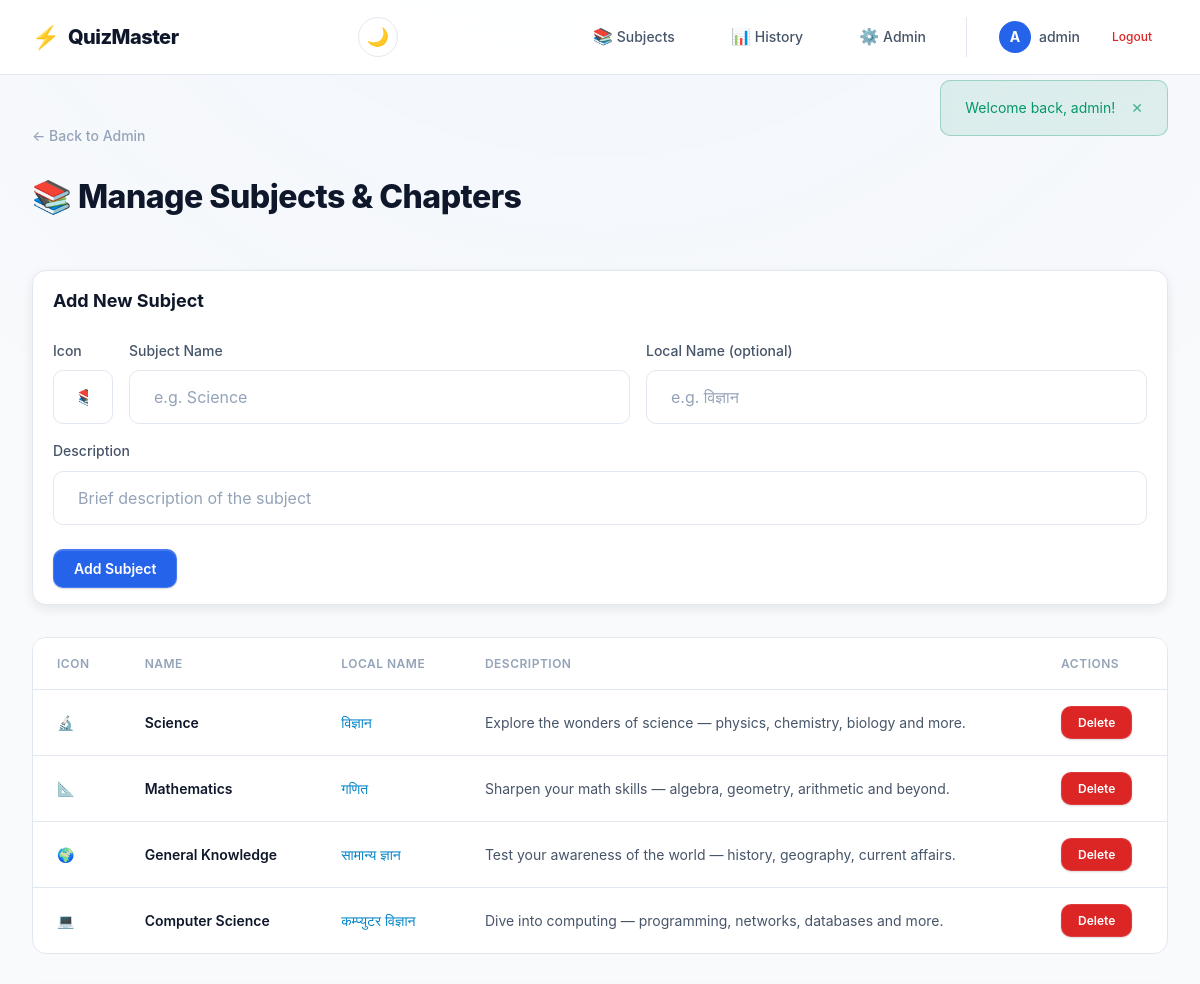
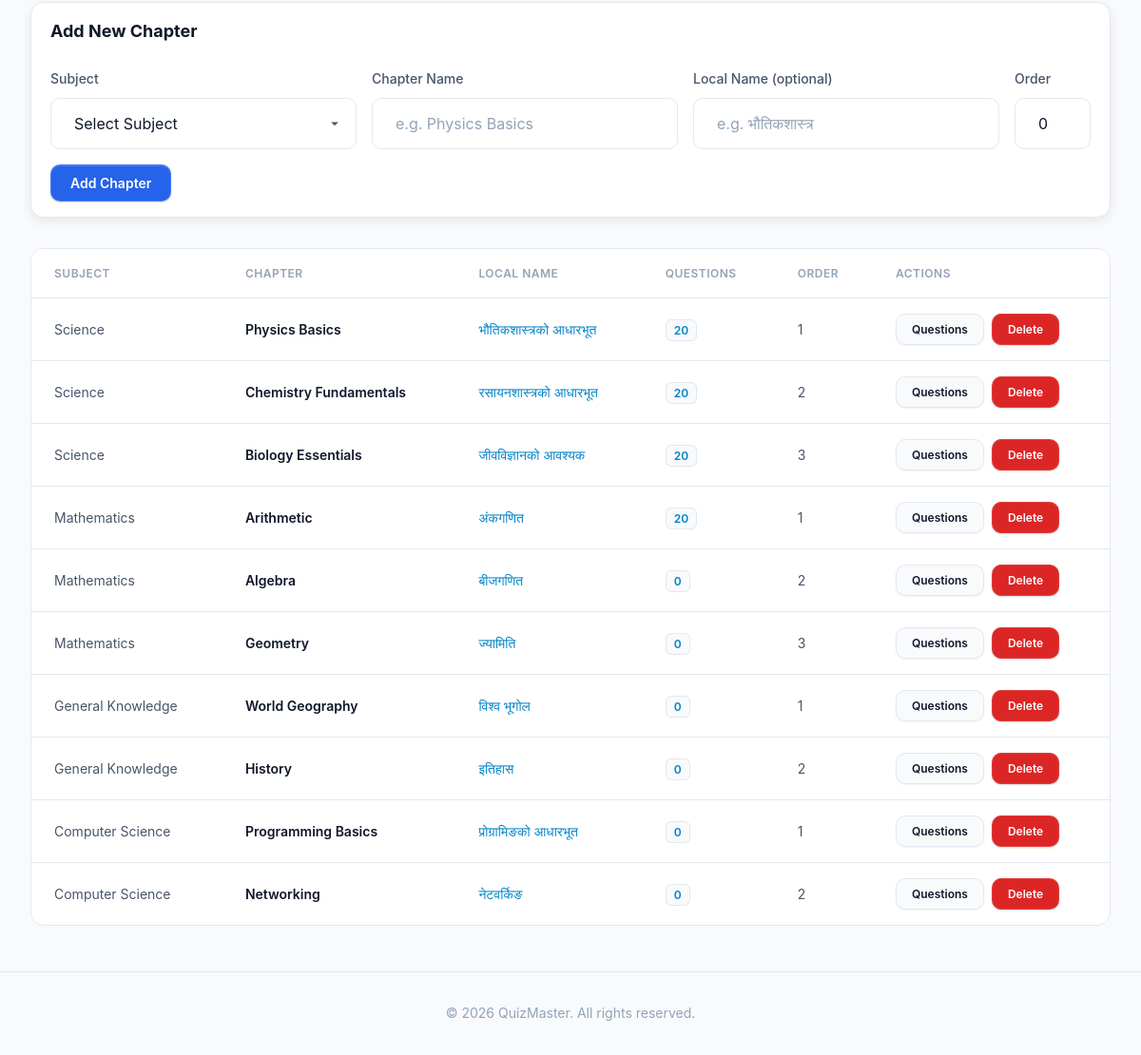
/admin/manage_subjects.php (signed in), run on the app's committed database (2 pictures, top to bottom).
### tables this page shows
CREATE TABLE IF NOT EXISTS subjects (
    id INT AUTO_INCREMENT PRIMARY KEY,
    name VARCHAR(100) NOT NULL,
    name_local VARCHAR(200) DEFAULT NULL,
    description TEXT,
    icon VARCHAR(10) DEFAULT '📚',
    created_at DATETIME DEFAULT CURRENT_TIMESTAMP
);

CREATE TABLE IF NOT EXISTS chapters (
    id INT AUTO_INCREMENT PRIMARY KEY,
    subject_id INT NOT NULL,
    name VARCHAR(200) NOT NULL,
    name_local VARCHAR(300) DEFAULT NULL,
    sort_order INT DEFAULT 0,
    created_at DATETIME DEFAULT CURRENT_TIMESTAMP,
    FOREIGN KEY (subject_id) REFERENCES subjects(id) ON DELETE CASCADE
);

### includes/functions.php (called while the page is built, shortened)
<?php
function e(string $value): string {
    return htmlspecialchars($value, ENT_QUOTES, 'UTF-8');
}
function get_flash(): array {
    $messages = $_SESSION['flash'] ?? [];
    return $messages;
}
function is_logged_in(): bool {
    return isset($_SESSION['user_id']);
}
function is_admin(): bool {
    return isset($_SESSION['user_role']) && $_SESSION['user_role'] === 'admin';
}
function current_user(): ?array {
    return [
        'id'       => $_SESSION['user_id'],
        'username' => $_SESSION['username'],
        'role'     => $_SESSION['user_role']
    ];
}

### admin/manage_subjects.php (the view, shortened to what this page needs)
<?php
require_once __DIR__ . '/../includes/functions.php';
$db = getDB();
$subjects = $db->query("SELECT * FROM subjects ORDER BY id ASC")->fetchAll();
$chapters = $db->query("
    SELECT c.*, s.name AS subject_name, COUNT(q.id) AS question_count
    FROM chapters c
    JOIN subjects s ON s.id = c.subject_id
    LEFT JOIN questions q ON q.chapter_id = c.id
    GROUP BY c.id
    ORDER BY c.subject_id, c.sort_order ASC
")->fetchAll();
require_once __DIR__ . '/../includes/header.php';
?>
<a href="<?= BASE_URL ?>/admin/index.php" class="back-link">← Back to Admin</a>
<div class="page-header">
    <h1 class="page-title">📚 Manage Subjects & Chapters</h1>
</div>
<div class="question-card mb-xl">
    <h2 style="font-size: var(--font-size-lg); font-weight: 700; margin-bottom: var(--space-lg);">Add New Subject</h2>
    <form method="POST" action="">
        <div style="display: grid; grid-template-columns: 60px 1fr 1fr; gap: var(--space-md); margin-bottom: var(--space-md);">
            <div class="form-group" style="margin-bottom:0;">
                <label class="form-label">Icon</label>
                <input type="text" name="icon" class="form-input" value="📚" maxlength="10">
            </div>
            <div class="form-group" style="margin-bottom:0;">
                <label class="form-label">Subject Name</label>
                <input type="text" name="name" class="form-input" placeholder="e.g. Science" required>
            </div>
            <div class="form-group" style="margin-bottom:0;">
                <label class="form-label">Local Name (optional)</label>
                <input type="text" name="name_local" class="form-input" placeholder="e.g. विज्ञान">
            </div>
        </div>
        <div class="form-group">
            <label class="form-label">Description</label>
            <input type="text" name="description" class="form-input" placeholder="Brief description of the subject">
        </div>
        <button type="submit" class="btn btn-primary">Add Subject</button>
    </form>
</div>
<div class="table-container mb-xl">
    <table class="data-table">
        <thead>
            <tr>
                <th>Icon</th>
                <th>Name</th>
                <th>Local Name</th>
                <th>Description</th>
                <th>Actions</th>
            </tr>
        </thead>
        <tbody>
            <?php foreach ($subjects as $subject): ?>
            <tr>
                <td><?= $subject['icon'] ?></td>
                <td style="color: var(--text-primary); font-weight: 600;"><?= e($subject['name']) ?></td>
                <td style="color: var(--accent-secondary);"><?= e($subject['name_local'] ?? '—') ?></td>
                <td><?= e($subject['description'] ?? '—') ?></td>
                <td>
                    <form method="POST" style="display:inline;" onsubmit="return confirm('Delete this subject and all its chapters/questions?');">
                        <button type="submit" class="btn btn-danger btn-sm">Delete</button>
                    </form>
                </td>
            </tr>
            <?php endforeach; ?>
        </tbody>
    </table>
</div>
<div class="question-card mb-xl">
    <h2 style="font-size: var(--font-size-lg); font-weight: 700; margin-bottom: var(--space-lg);">Add New Chapter</h2>
    <form method="POST" action="">
        <div style="display: grid; grid-template-columns: 1fr 1fr 1fr 80px; gap: var(--space-md); margin-bottom: var(--space-md);">
            <div class="form-group" style="margin-bottom:0;">
                <label class="form-label">Subject</label>
                <select name="subject_id" class="form-select" required>
                    <option value="">Select Subject</option>
                </select>
            </div>
            <div class="form-group" style="margin-bottom:0;">
                <label class="form-label">Chapter Name</label>
                <input type="text" name="name" class="form-input" placeholder="e.g. Physics Basics" required>
            </div>
            <div class="form-group" style="margin-bottom:0;">
                <label class="form-label">Local Name (optional)</label>
                <input type="text" name="name_local" class="form-input" placeholder="e.g. भौतिकशास्त्र">
            </div>
            <div class="form-group" style="margin-bottom:0;">
                <label class="form-label">Order</label>
                <input type="number" name="sort_order" class="form-input" value="0" min="0">
            </div>
        </div>
        <button type="submit" class="btn btn-primary">Add Chapter</button>
    </form>
</div>
<div class="table-container">
    <table class="data-table">
        <thead>
            <tr>
                <th>Subject</th>
                <th>Chapter</th>
                <th>Local Name</th>
                <th>Questions</th>
                <th>Order</th>
                <th>Actions</th>
            </tr>
        </thead>
        <tbody>
            <?php foreach ($chapters as $ch): ?>
            <tr>
                <td><?= e($ch['subject_name']) ?></td>
                <td style="color: var(--text-primary); font-weight: 600;"><?= e($ch['name']) ?></td>
                <td style="color: var(--accent-secondary);"><?= e($ch['name_local'] ?? '—') ?></td>
                <td><span class="card-badge"><?= $ch['question_count'] ?></span></td>
                <td><?= $ch['sort_order'] ?></td>
                <td>
                    <div class="table-actions">
                        <a href="<?= BASE_URL ?>/admin/manage_questions.php?chapter_id=<?= $ch['id'] ?>" class="btn btn-secondary btn-sm">Questions</a>
                        <form method="POST" style="display:inline;" onsubmit="return confirm('Delete this chapter and all its questions?');">
                            <button type="submit" class="btn btn-danger btn-sm">Delete</button>
                        </form>
                    </div>
                </td>
            </tr>
            <?php endforeach; ?>
        </tbody>
    </table>
</div>
<?php require_once __DIR__ . '/../includes/footer.php'; ?>

### includes/header.php (shortened to what this page needs)
<?php
require_once __DIR__ . '/functions.php';
$user = current_user();
?>
<!DOCTYPE html>
<html lang="en">
<head>
    <link rel="stylesheet" href="<?= BASE_URL ?>/assets/css/style.css?v=<?= file_exists(__DIR__ . '/../assets/css/style.css') ? filemtime(__DIR__ . '/../assets/css/style.css') : '1.1' ?>">
</head>
<body class="<?= e($body_class ?? '') ?>">
    <nav class="navbar" id="main-navbar">
        <div class="nav-container">
            <a href="<?= BASE_URL ?>/dashboard.php" class="nav-brand">
                <span class="brand-icon">⚡</span>
                <span class="brand-text"><?= APP_NAME ?></span>
            </a>
            <button class="theme-toggle" id="theme-toggle" aria-label="Toggle theme" title="Toggle dark/light theme">
                <span class="icon-moon">🌙</span>
            </button>
            <?php if ($user): ?>
            <div class="nav-menu" id="nav-menu">
                <a href="<?= BASE_URL ?>/dashboard.php" class="nav-link">
                    <span class="nav-icon">📚</span> Subjects
                </a>
                <a href="<?= BASE_URL ?>/history.php" class="nav-link">
                    <span class="nav-icon">📊</span> History
                </a>
                <?php if (is_admin()): ?>
                <a href="<?= BASE_URL ?>/admin/index.php" class="nav-link">
                    <span class="nav-icon">⚙️</span> Admin
                </a>
                <?php endif; ?>
                <div class="nav-user">
                    <a href="<?= BASE_URL ?>/profile.php" class="nav-profile-link" title="My Account & Change Password">
                        <span class="nav-avatar"><?= strtoupper(substr($user['username'], 0, 1)) ?></span>
                        <span class="nav-username"><?= e($user['username']) ?></span>
                    </a>
                    <a href="<?= BASE_URL ?>/auth/logout.php" class="nav-link nav-logout">Logout</a>
                </div>
            </div>
            <?php endif; ?>
        </div>
    </nav>
    <?php $flashes = get_flash(); ?>
    <?php if (!empty($flashes)): ?>
    <div class="flash-container" id="flash-container">
        <?php foreach ($flashes as $flash): ?>
        <div class="flash flash-<?= e($flash['type']) ?>">
            <span class="flash-text"><?= e($flash['message']) ?></span>
            <button class="flash-close" onclick="this.parentElement.remove()">✕</button>
        </div>
        <?php endforeach; ?>
    </div>
    <?php endif; ?>
    <main class="main-content">

### includes/footer.php (shortened to what this page needs)
    </main>
    <footer class="footer">
        <div class="footer-container">
            <p>&copy; <?= date('Y') ?> <?= APP_NAME ?>. All rights reserved.</p>
        </div>
    </footer>
</body>
</html>

### data on the page
subjects: icon "🔬", name "Science", name_local "विज्ञान", description "Explore the wonders of science — physics, chemistry, biology and more."
subjects: icon "📐", name "Mathematics", name_local "गणित", description "Sharpen your math skills — algebra, geometry, arithmetic and beyond."
subjects: icon "🌍", name "General Knowledge", name_local "सामान्य ज्ञान", description "Test your awareness of the world — history, geography, current affairs."
subjects: icon "💻", name "Computer Science", name_local "कम्प्युटर विज्ञान", description "Dive into computing — programming, networks, databases and more."
chapters: subject.name "Science", name "Physics Basics", name_local "भौतिकशास्त्रको आधारभूत", question_count "20", sort_order "1"
chapters: subject.name "Science", name "Chemistry Fundamentals", name_local "रसायनशास्त्रको आधारभूत", question_count "20", sort_order "2"
chapters: subject.name "Science", name "Biology Essentials", name_local "जीवविज्ञानको आवश्यक", question_count "20", sort_order "3"
chapters: subject.name "Mathematics", name "Arithmetic", name_local "अंकगणित", question_count "20", sort_order "1"
chapters: subject.name "Mathematics", name "Algebra", name_local "बीजगणित", question_count "0", sort_order "2"
chapters: subject.name "Mathematics", name "Geometry", name_local "ज्यामिति", question_count "0", sort_order "3"
chapters: subject.name "General Knowledge", name "World Geography", name_local "विश्व भूगोल", question_count "0", sort_order "1"
chapters: subject.name "General Knowledge", name "History", name_local "इतिहास", question_count "0", sort_order "2"
chapters: subject.name "Computer Science", name "Programming Basics", name_local "प्रोग्रामिङको आधारभूत", question_count "0", sort_order "1"
chapters: subject.name "Computer Science", name "Networking", name_local "नेटवर्किङ", question_count "0", sort_order "2"

### other printed values
APP_NAME "QuizMaster"
substr($user['username'], 0, 1) "A"
$user['username'] "admin"
$flash['message'] "Welcome back, admin!"
